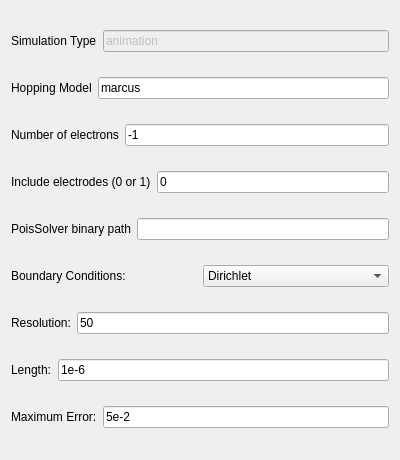
<?xml version="1.0" encoding="UTF-8"?>
<ui version="4.0">
 <class>Form</class>
 <widget class="QWidget" name="Form">
  <property name="geometry">
   <rect>
    <x>0</x>
    <y>0</y>
    <width>400</width>
    <height>460</height>
   </rect>
  </property>
  <property name="windowTitle">
   <string>Form</string>
  </property>
  <layout class="QVBoxLayout" name="verticalLayout">
   <item>
    <layout class="QHBoxLayout" name="simulation_type_hl">
     <item>
      <widget class="QLabel" name="label_simulation_type">
       <property name="text">
        <string>Simulation Type</string>
       </property>
      </widget>
     </item>
     <item>
      <widget class="QLineEdit" name="le_simulation_type">
       <property name="enabled">
        <bool>false</bool>
       </property>
       <property name="text">
        <string>animation</string>
       </property>
      </widget>
     </item>
    </layout>
   </item>
   <item>
    <layout class="QHBoxLayout" name="hopping_model_hl">
     <item>
      <widget class="QLabel" name="label_hopping_model">
       <property name="text">
        <string>Hopping Model</string>
       </property>
      </widget>
     </item>
     <item>
      <widget class="QLineEdit" name="le_hopping_model">
       <property name="text">
        <string>marcus</string>
       </property>
      </widget>
     </item>
    </layout>
   </item>
   <item>
    <layout class="QHBoxLayout" name="num_electrons_hl">
     <item>
      <widget class="QLabel" name="label_num_electrons">
       <property name="text">
        <string>Number of electrons</string>
       </property>
      </widget>
     </item>
     <item>
      <widget class="QLineEdit" name="le_num_electrons">
       <property name="text">
        <string>-1</string>
       </property>
      </widget>
     </item>
    </layout>
   </item>
   <item>
    <layout class="QHBoxLayout" name="include_electrodes_hl">
     <item>
      <widget class="QLabel" name="label_include_electrodes">
       <property name="text">
        <string>Include electrodes (0 or 1)</string>
       </property>
      </widget>
     </item>
     <item>
      <widget class="QLineEdit" name="le_include_electrodes">
       <property name="text">
        <string>0</string>
       </property>
      </widget>
     </item>
    </layout>
   </item>
   <item>
    <layout class="QHBoxLayout" name="pois_bin_path_hl">
     <item>
      <widget class="QLabel" name="label_pois_bin_path">
       <property name="text">
        <string>PoisSolver binary path</string>
       </property>
      </widget>
     </item>
     <item>
      <widget class="QLineEdit" name="le_pois_bin_path">
       <property name="text">
        <string></string>
       </property>
      </widget>
     </item>
    </layout>
   </item>
   <item>
    <layout class="QHBoxLayout" name="bcs_hl">
     <item>
      <widget class="QLabel" name="label_bcs">
       <property name="text">
        <string>Boundary Conditions:</string>
       </property>
      </widget>
     </item>
     <item>
      <widget class="QComboBox" name="combo_bcs">
       <item>
        <property name="text">
         <string>Dirichlet</string>
        </property>
       </item>
       <item>
        <property name="text">
         <string>Neumann</string>
        </property>
       </item>
       <item>
        <property name="text">
         <string>Periodic</string>
        </property>
       </item>
      </widget>
     </item>
    </layout>
   </item>
   <item>
    <layout class="QHBoxLayout" name="resolution_hl">
     <item>
      <widget class="QLabel" name="label_resolution">
       <property name="text">
        <string>Resolution:</string>
       </property>
      </widget>
     </item>
     <item>
      <widget class="QLineEdit" name="le_resolution">
       <property name="text">
        <string>50</string>
       </property>
      </widget>
     </item>
    </layout>
   </item>
   <item>
    <layout class="QHBoxLayout" name="length_hl">
     <item>
      <widget class="QLabel" name="label_length">
       <property name="text">
        <string>Length:</string>
       </property>
      </widget>
     </item>
     <item>
      <widget class="QLineEdit" name="le_length">
       <property name="text">
        <string>1e-6</string>
       </property>
      </widget>
     </item>
    </layout>
   </item>
   <item>
    <layout class="QHBoxLayout" name="max_error_hl">
     <item>
      <widget class="QLabel" name="label_max_error">
       <property name="text">
        <string>Maximum Error:</string>
       </property>
      </widget>
     </item>
     <item>
      <widget class="QLineEdit" name="le_max_error">
       <property name="text">
        <string>5e-2</string>
       </property>
      </widget>
     </item>
    </layout>
   </item>
  </layout>
 </widget>
 <resources/>
 <connections/>
</ui>
